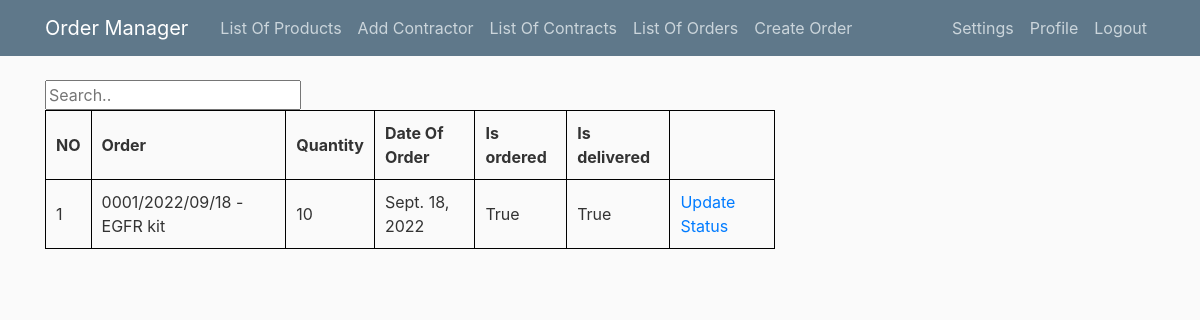
Screenshot of /orders/ (signed in) with the database file from the repository.
### layout/models.py (models this page shows, shortened)
class Order(models.Model):
    contract = models.ForeignKey(Storage, null=True, on_delete=models.SET_NULL)
    quantity = models.PositiveIntegerField()
    date_of_order = models.DateField(default=timezone.now)
    is_ordered = models.BooleanField()
    is_delivered = models.BooleanField()

class Storage(models.Model):
    contract = models.ForeignKey(Contract, null=True, on_delete=models.SET_NULL)
    product = models.ForeignKey(Product, null=True, on_delete=models.SET_NULL)
    number_of_products = models.PositiveIntegerField(default=1)
    def __str__(self):
        return (self.contract.name + ' - ' + self.product.name)

class Contract(models.Model):
    name = models.CharField(max_length=100)
    contractor = models.ForeignKey(Contractor, null=True, on_delete=models.SET_NULL)
    start_date = models.DateField()
    end_date = models.DateField()
    products = models.ManyToManyField(Product)
    PUBLIC_AUCTION = 'PUBLIC_AUCTION'
    QUICK_TENDER = 'QUICK_TENDER'
    type_choises = [
        (PUBLIC_AUCTION, 'Public Auction'),
        (QUICK_TENDER, 'Quick Tender')
    ]
    type = models.CharField(max_length=100, choices=type_choises)

class Product(models.Model):
    name = models.CharField(max_length=100)
    catalog_number = models.CharField(max_length=100, default='0000')
    impuls_number = models.CharField(max_length=100,default='0000')
    producent = models.CharField(max_length=100)
    description = models.TextField()
    price = models.CharField(max_length=100)
    vat = models.CharField(max_length=100,default='%')

### layout/views.py (the view)
# urls.py: path('orders/', OrderListView.as_view(), name = 'orders-list'),
class OrderListView(LoginRequiredMixin, ListView):
    model = Order
    template_name = 'orders.html'
    context_object_name = 'orders'

### layout/templates/layout/order_list.html
{% extends "layout/base_1.html" %}
{% block content %}
<div class ="topnav">
    <input type="text" placeholder="Search..">
</div>
    <table>
        <tr>
        <th>NO</th>
        <th>Order</th>
        <th>Quantity</th>
        <th>Date Of Order</th>
        <th>Is ordered</th>
        <th>Is delivered</th>
        </tr>
            {% for order in orders %}
                <tr>
                <td>{{ order.id }}</td>
                <td>{{ order.contract }}</td>
                <td>{{ order.quantity }}</td>
                <td>{{ order.date_of_order }}</td>
                <td>{{ order.is_ordered }}</td>
                <td> {{ order.is_delivered }}</td>
                <td><a href="{% url 'order-update' order.id %}">Update Status</a></td>
            {% endfor %}
        </tr>
    </table>
{% endblock content %}

### layout/static/layout/static.css (style rules this page uses)
table, th, td { border: 1px solid black; border-collapse: collapse; }
th, td { padding: 10px; }
body { background: #fafafa; color: #333333; margin-top: 5rem; }

### rows the page displays
Order: id "1", contract "0001/2022/09/18 - EGFR kit", quantity "10", date_of_order "Sept. 18, 2022", is_ordered "True", is_delivered "True"
